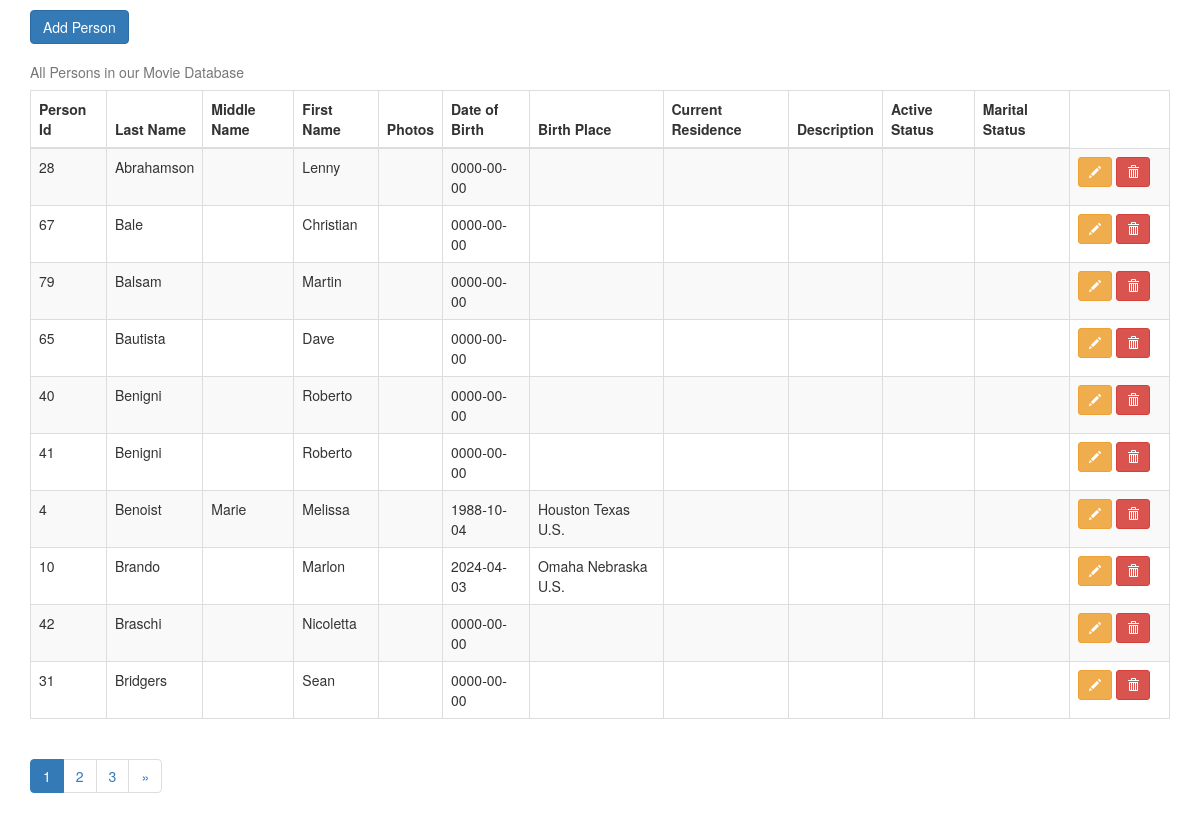
/actors.php, run on the app's committed database.
### tables this page shows
CREATE TABLE `person` (
  `person_id` int(11) NOT NULL,
  `last_name` varchar(255) NOT NULL,
  `middle_name` varchar(255) DEFAULT NULL,
  `first_name` varchar(255) NOT NULL,
  `photo` varchar(255) DEFAULT NULL,
  `dob` date NOT NULL,
  `birth_place` varchar(255) DEFAULT NULL,
  `current_residence` varchar(255) DEFAULT NULL,
  `description` varchar(255) DEFAULT NULL,
  `active_status` varchar(255) DEFAULT NULL,
  `marital_status` varchar(255) DEFAULT NULL,
  `spouse_name` varchar(255) DEFAULT NULL,
  `gender` char(20) NOT NULL,
  PRIMARY KEY (`person_id`)
);

### htdocs/includes/actors.inc.php (called while the page is built, shortened)
<?php
class Person{
 private $conn;
 private $table_name = "person";
 public function __construct($db){
  $this->conn = $db;
 }
 function readAll($page, $from_record_num, $records_per_page){
  $query = "SELECT
     *
    FROM
     " . $this->table_name . "
    ORDER BY
     last_name ASC
    LIMIT
     {$from_record_num}, {$records_per_page}";
  $stmt = $this->conn->prepare( $query );
  $stmt->execute();
  return $stmt;
 }
 public function countAll(){
  $query = "SELECT person_id FROM " . $this->table_name . "";
  $stmt = $this->conn->prepare( $query );
  $stmt->execute();
  $num = $stmt->rowCount();
  return $num;
 }
}
?>

### htdocs/actors.php (the view, shortened to what this page needs)
<?php
$page = isset($_GET['page']) ? $_GET['page'] : 1;
$records_per_page = 10;
$from_record_num = ($records_per_page * $page) - $records_per_page;
include_once 'includes/actors.inc.php';
$database = new Config();
$db = $database->getConnection();
$product = new Person($db);
$stmt = $product->readAll($page, $from_record_num, $records_per_page);
$num = $stmt->rowCount();
?>
<!DOCTYPE html>
<html lang="en">
  <head>
    <link href="css/bootstrap.min.css" rel="stylesheet">
  </head>
  <body>
    <div class="container">
      <p>
 <a class="btn btn-primary" href="persons_add.php" role="button">Add Person</a>
      </p>
<?php
if($num>0){
?>
 <table class="table table-bordered table-hover table-striped">
 <caption>All Persons in our Movie Database</caption>
 <thead>
  <tr>
		  <th>Person Id</th>
          <th>Last Name</th>
          <th>Middle Name</th>
          <th>First Name</th>
          <th>Photos</th>
          <th>Date of Birth</th>
		  <th>Birth Place</th>
		  <th>Current Residence</th>
		  <th>Description</th>
		  <th>Active Status</th>
		  <th>Marital Status</th>
        </tr>
 </thead>
 <tbody>
<?php
while ($row = $stmt->fetch(PDO::FETCH_ASSOC)){
extract($row);
?>
<tr>
 <?php echo "<td>{$person_id}</td>" ?>
 <?php echo "<td>{$last_name}</td>" ?>
 <?php echo "<td>{$middle_name}</td>" ?>
 <?php echo "<td>{$first_name}</td>" ?>
 <?php echo "<td>{$photo}</td>" ?>
 <?php echo "<td>{$dob}</td>" ?>
 <?php echo "<td>{$birth_place}</td>" ?>
 <?php echo "<td>{$current_residence}</td>" ?>
 <?php echo "<td>{$description}</td>" ?>
 <?php echo "<td>{$active_status}</td>" ?>
 <?php echo "<td>{$marital_status}</td>" ?>
 <?php echo "<td width='100px'>
     <a class='btn btn-warning btn-sm' href='persons_update.php?id={$person_id}' role='button'><span class='glyphicon glyphicon-pencil' aria-hidden='true'></span></a>
     <a class='btn btn-danger btn-sm' href='persons_delete.php?id={$person_id}' role='button'><span class='glyphicon glyphicon-trash' aria-hidden='true'></span></a>
          </td>" ?>
</tr>
<?php
}
?>
 </tbody>
      </table>
<?php
$page_dom = "actors.php";
include_once 'includes/pagination.inc.php';
}
?>
    </div>
  </body>
</html>

### htdocs/includes/pagination.inc.php (shortened to what this page needs)
<?php
echo "<nav><ul class=\"pagination\">";
$total_rows = $product->countAll();
$total_pages = ceil($total_rows / $records_per_page);
$range = 2;
$initial_num = $page - $range;
$condition_limit_num = ($page + $range)  + 1;
for ($x=$initial_num; $x<$condition_limit_num; $x++) {
    if (($x > 0) && ($x <= $total_pages)) {
        if ($x == $page) {
            echo "<li class='active'><a href=\"#\">$x</a></li>";
        }
        else {
            echo "<li><a href='{$page_dom}?page=$x'>$x</a></li>";
        }
    }
}
if($page<$total_pages){
    echo "<li><a href='" .$page_dom . "?page={$total_pages}' title='Last page is {$total_pages}.'>";
        echo "»";
    echo "</a></li>";
}
echo "</ul></nav>";
?>

### data on the page
person: person_id "28", last_name "Abrahamson", first_name "Lenny", dob "0000-00-00"
person: person_id "67", last_name "Bale", first_name "Christian", dob "0000-00-00"
person: person_id "79", last_name "Balsam", first_name "Martin", dob "0000-00-00"
person: person_id "65", last_name "Bautista", first_name "Dave", dob "0000-00-00"
person: person_id "40", last_name "Benigni", first_name "Roberto", dob "0000-00-00"
person: person_id "41", last_name "Benigni", first_name "Roberto", dob "0000-00-00"
person: person_id "4", last_name "Benoist", middle_name "Marie", first_name "Melissa", dob "1988-10-04", birth_place "Houston Texas U.S."
person: person_id "10", last_name "Brando", first_name "Marlon", dob "2024-04-03", birth_place "Omaha Nebraska U.S."
person: person_id "42", last_name "Braschi", first_name "Nicoletta", dob "0000-00-00"
person: person_id "31", last_name "Bridgers", first_name "Sean", dob "0000-00-00"
